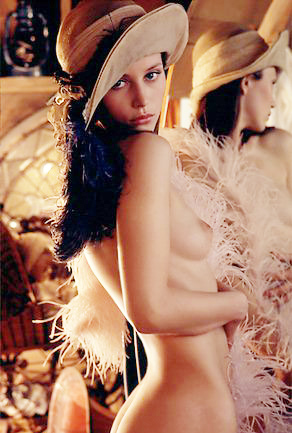
#> input picture opencv_python/图像分割/lena.jpg, 292 x 433 px
$ python '线检测--拉普拉斯核.py'
#> lines starting #> are read from the running program, lines starting #| are printed output that depends on the picture
import cv2
import numpy as np

# 读取图像并转换为灰度图像
image = cv2.imread('lena.jpg', cv2.IMREAD_GRAYSCALE)
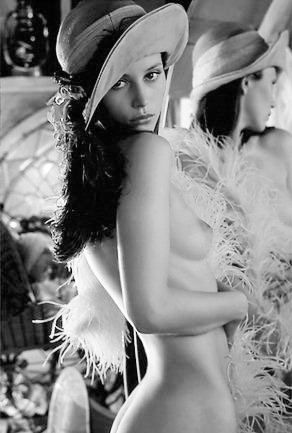
#> image: shape (433, 292); min 0, max 255, mean 133.4

# 定义拉普拉斯核
laplacian_kernel = np.array([
    [0, 1, 0],
    [1, -4, 1],
    [0, 1, 0]
])

# 使用filter2D函数应用拉普拉斯核
laplacian = cv2.filter2D(image, -1, laplacian_kernel)
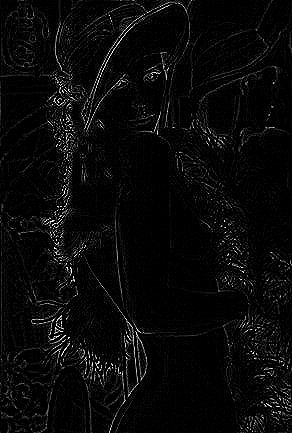
#> laplacian: shape (433, 292); min 0, max 255, mean 9.3

# 将拉普拉斯的结果归一化到0-255
laplacian_abs = cv2.convertScaleAbs(laplacian)

# 显示结果
cv2.imshow('Laplacian Line Detection', laplacian_abs)
cv2.waitKey(0)
cv2.destroyAllWindows()
